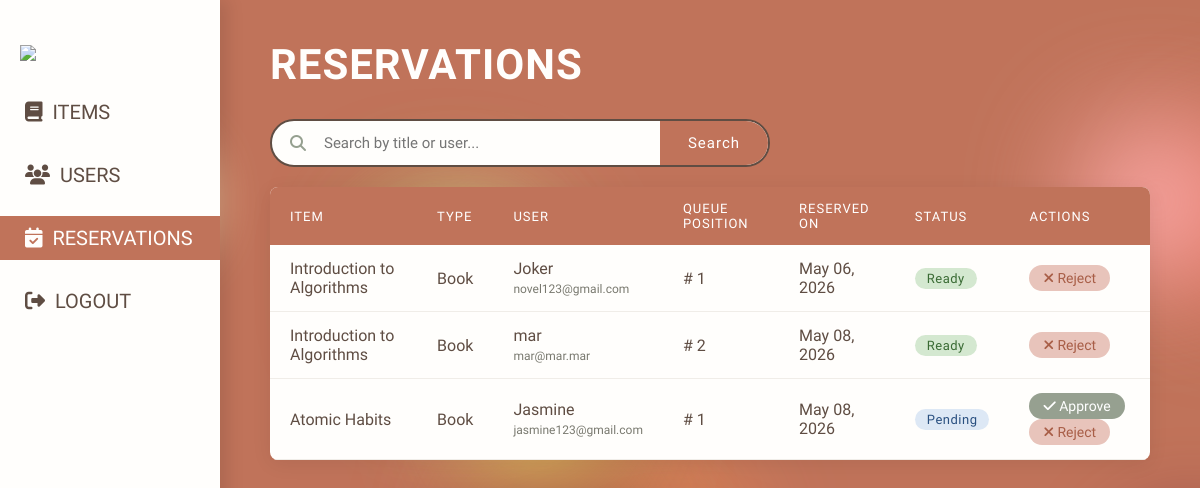
/admin/reservations (signed in), run on an earlier commit of the app's database.
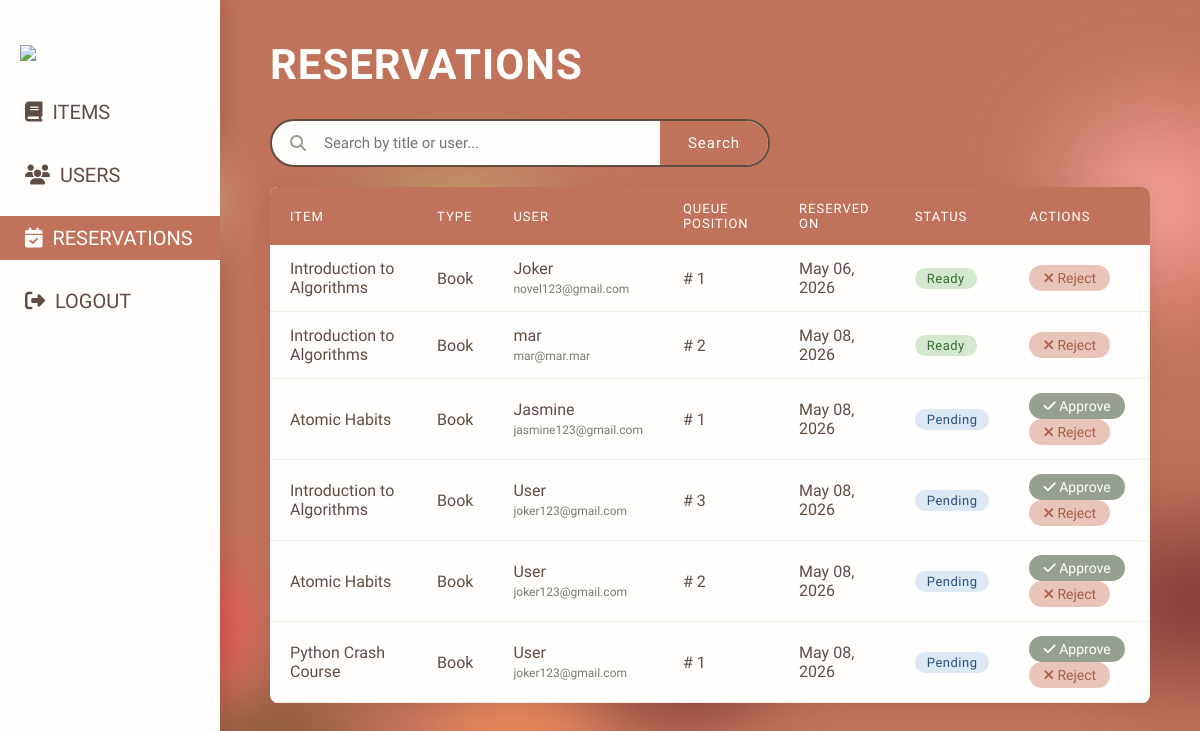
And on a later commit of the database.
### models/Reservation.py (models this page shows, shortened)
class Reservation(db.Model):
    __tablename__ = "Reservations"
    id             = db.Column(db.Integer, primary_key=True)
    reservation_id = db.Column(db.String(45), unique=True, nullable=False)
    user_id        = db.Column(db.String(45), db.ForeignKey("users.user_id"), nullable=False)
    item_id        = db.Column(db.String(45), db.ForeignKey("Items.item_id"), nullable=False)
    position       = db.Column(db.Integer, nullable=False)
    reserved_on    = db.Column(db.DateTime, default=utcnow)
    ready_by       = db.Column(db.DateTime, nullable=True)
    status         = db.Column(db.Enum(ReservationStatus), nullable=False, default=ReservationStatus.PENDING)
    user = db.relationship("User", backref="reservations")
    item = db.relationship("Item", backref="reservations")

### models/Items.py (models this page shows, shortened)
class Item(db.Model):
    __tablename__ = "Items"
    id                  = db.Column(db.Integer, primary_key = True)
    item_id             = db.Column(db.String(36), unique = True, nullable = False)
    title               = db.Column(db.String(200), nullable = False)
    description         = db.Column(db.String(300), nullable = True)
    qty                 = db.Column(db.Integer, nullable = False)
    available_qty       = db.Column(db.Integer, nullable = False)
    added_on            = db.Column(db.DateTime, default = utcnow)
    item_type           = db.Column(db.String(20), nullable = False)
    image_url           = db.Column(db.String(500), nullable = True)
    loan_days           = 14
    __mapper_args__ = {
        'polymorphic_on': item_type,
        'polymorphic_identity': 'item'
    }

### models/users.py (models this page shows, shortened)
class User(UserMixin, db.Model):
    __tablename__ = "users"
    id              = db.Column(db.Integer, primary_key=True)
    user_id         = db.Column(db.String(36), unique=True, nullable=False)
    name            = db.Column(db.String(80), nullable=False)
    email           = db.Column(db.String(150), unique=True, nullable=False)
    password        = db.Column(db.String(260), nullable=False)
    phone           = db.Column(db.String(20), nullable=True)
    added_on        = db.Column(db.DateTime, default=utcnow)
    role            = db.Column(db.Enum(UserRole), nullable=False)
    status          = db.Column(db.Enum(MemberStatus), nullable=True)
    member_since = db.Column(db.DateTime, nullable=  True)
    max_loanable_items = db.Column(db.Integer, nullable = True, default=4)
    max_loanable_computers = db.Column(db.Integer, nullable = True, default=1)
    permissions     = db.Column(db.JSON, nullable=True)
    __mapper_args__ = {
            'polymorphic_on':       role
        }

### app.py (the view)
@app.route('/admin/reservations')
@login_required
def admin_reservations():
    if current_user.get_role().value != 'Admin':
        abort(403)
    reservations = Reservation.query.filter(
        Reservation.status.in_([ReservationStatus.PENDING, ReservationStatus.READY])
    ).order_by(Reservation.reserved_on.asc()).all()
    return render_template('admin-reservations.html', reservations=reservations)

### app.py (called while the page is built)
@login_manager.user_loader
def load_user(user_id):
    return User.query.filter_by(user_id=user_id).first()

### models/users.py (called while the page is built)
    def get_role(self):
        return UserRole.ADMIN

### templates/admin-reservations.html (shortened to what this page needs)
{% extends "admin-layout.html" %}
{% block content %}
<div class="page-header">
    <h2 class="page-title">Reservations</h2>
</div>
<form method="GET" action="{{ url_for('admin_reservations') }}">
    <div class="search-bar">
        <i class="fas fa-search"></i>
        <input type="text" name="q" placeholder="Search by title or user..."
               value="{{ request.args.get('q', '') }}">
        <button type="submit">Search</button>
    </div>
</form>
<div class="card">
    {% if reservations %}
    <table>
        <thead>
            <tr>
                <th>Item</th>
                <th>Type</th>
                <th>User</th>
                <th>Queue Position</th>
                <th>Reserved On</th>
                <th>Status</th>
                <th>Actions</th>
            </tr>
        </thead>
        <tbody>
            {% for reservation in reservations %}
            <tr>
                <td>{{ reservation.item.title if reservation.item else '—' }}</td>
                <td>{{ reservation.item.item_type if reservation.item else '—' }}</td>
                <td>
                    {{ reservation.user.name if reservation.user else '—' }}<br>
                    <span style="font-size:12px; color:var(--gray);">
                        {{ reservation.user.email if reservation.user else '' }}
                    </span>
                </td>
                <td># {{ reservation.position }}</td>
                <td>{{ reservation.reserved_on.strftime('%b %d, %Y') }}</td>
                <td>
                    {% if reservation.status.value == 'Pending' %}
                        <span class="badge reserved">Pending</span>
                    {% elif reservation.status.value == 'Ready' %}
                        <span class="badge available">Ready</span>
                    {% endif %}
                </td>
                <td>
                    {% if reservation.status.value == 'Pending' %}
                    <form method="POST" action="{{ url_for('admin_approve_reservation', reservation_id=reservation.reservation_id) }}" style="display:inline;">
                        <button type="submit" class="action-btn edit">
                            <i class="fa-solid fa-check"></i> Approve
                        </button>
                    </form>
                    {% endif %}
                    {% if reservation.status.value in ('Pending', 'Ready') %}
                    <form method="POST" action="{{ url_for('admin_cancel_reservation', reservation_id=reservation.reservation_id) }}" style="display:inline;">
                        <button type="submit" class="action-btn delete" onclick="return confirm('Cancel this reservation?')">
                            <i class="fa-solid fa-xmark"></i> Reject
                        </button>
                    </form>
                    {% endif %}
                </td>
            </tr>
            {% endfor %}
        </tbody>
    </table>
    {% else %}
    <div class="empty-state">
        <i class="fa-solid fa-calendar-xmark"></i>
        No pending reservations.
    </div>
    {% endif %}
</div>
{% endblock %}

What changed in the data, as far as the page shows it:
added Reservation: item "Introduction to Algorithms", item "Book", user "User", user "joker123@gmail.com", position "3", reserved_on "May 08, 2026", status "Pending"
added Reservation: item "Atomic Habits", item "Book", user "User", user "joker123@gmail.com", position "2", reserved_on "May 08, 2026", status "Pending"
added Reservation: item "Python Crash Course", item "Book", user "User", user "joker123@gmail.com", position "1", reserved_on "May 08, 2026", status "Pending"
